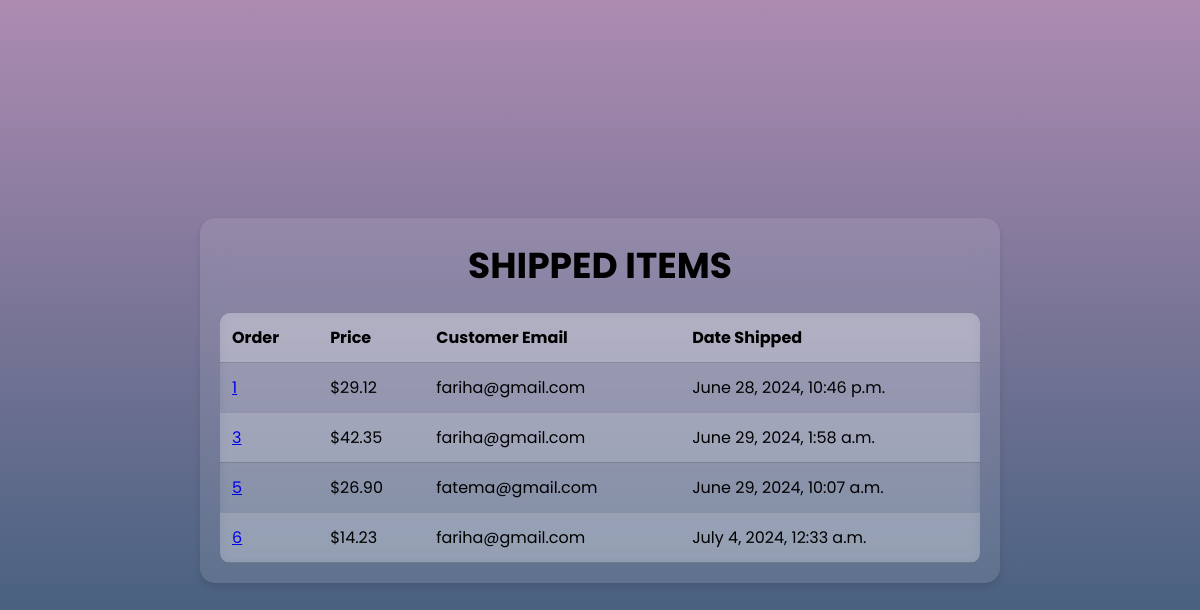
The page /payment/shipped_dash (signed in) on the database its author committed.
### payment/models.py (models this page shows, shortened)
class Order(models.Model):
    user = models.ForeignKey(User, on_delete=models.CASCADE, null=True, blank=True)
    full_name = models.CharField(max_length=250)
    email = models.EmailField(max_length=250)
    shipping_address = models.TextField(max_length=15000)
    amount_paid = models.DecimalField(max_digits=7, decimal_places=2)
    date_ordered = models.DateTimeField(auto_now_add=True)
    shipped = models.BooleanField(default=False)
    date_shipped = models.DateTimeField(blank=True, null=True)

### payment/views.py (the view)
# urls.py: path('shipped_dash', views.shipped_dash, name='shipped_dash'),
def shipped_dash(request):
    if request.user.is_authenticated and request.user.is_superuser:
        orders = Order.objects.filter(shipped=True)
        return render(request, "payment/shipped_dash.html", {"orders": orders})
    else:
        messages.error(request, "Access Denied!!")
        return redirect('mainpage')

### cart/context_processors.py (called while the page is built)
def cart(request):
    return{'cart': Cart(request)}

### payment/templates/payment/shipped_dash.html (shortened to what this page needs)
<!DOCTYPE html>
<html lang="en">
<head>
</head>
<body>
    <div class="top">
        <h2>Shipped Items</h2>
        <table class="table table-striped">
            <thead>
                <tr>
                    <th scope="col">Order</th>
                    <th scope="col">Price</th>
                    <th scope="col">Customer Email</th>
                    <th scope="col">Date Shipped</th>
                </tr>
            </thead>
            <tbody>
                {% for item in orders %}
                <tr>
                    <td><a href="{% url 'orders' item.id %}">{{ item.id }}</a></td>
                    <td>${{ item.amount_paid }}</td>
                    <td>{{ item.email }}</td>
                    <td>{{ item.date_shipped }}</td>
                </tr>
                {% endfor %}
            </tbody>
        </table>
    </div>
</body>
</html>

### payment/templates/payment/shipped_dash.html (style rules this page uses)
* { margin: 0; padding: 0; box-sizing: border-box; }
body { background: linear-gradient(180deg, #ad8bb1 0%, #2a5470 100%); font-family: 'Poppins', sans-serif; display: flex; justify-content: center; align-items: center; height: 100vh; }
.top { text-align: center; background: rgba(255, 255, 255, 0.1); backdrop-filter: blur(10px); border-radius: 15px; padding: 20px; box-shadow: 0 4px 6px rgba(0, 0, 0, 0.1); width: 80%; max-width: 800px; }
.top h2 { color: #000; font-size: 36px; text-transform: uppercase; margin-bottom: 20px; }
table { width: 100%; border-collapse: collapse; margin-top: 10px; background: rgba(255, 255, 255, 0.1); backdrop-filter: blur(5px); border-radius: 10px; overflow: hidden; }
th, td { padding: 12px; text-align: left; color: #000; }
th { background-color: rgba(255, 255, 255, 0.2); }
tr:nth-child(even) { background-color: rgba(255, 255, 255, 0.15); }
th, td { border-bottom: 1px solid rgba(0, 0, 0, 0.1); }

### rows shown on the page
Order: id "1", amount_paid "29.12", email "fariha@gmail.com", date_shipped "June 28, 2024, 10:46 p.m."
Order: id "3", amount_paid "42.35", email "fariha@gmail.com", date_shipped "June 29, 2024, 1:58 a.m."
Order: id "5", amount_paid "26.90", email "fatema@gmail.com", date_shipped "June 29, 2024, 10:07 a.m."
Order: id "6", amount_paid "14.23", email "fariha@gmail.com", date_shipped "July 4, 2024, 12:33 a.m."
